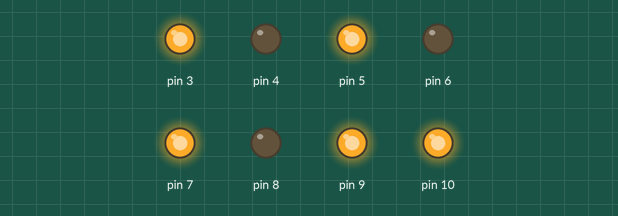
This sketch was run on a simulated Arduino Uno, built with avr-gcc and run on an emulated ATmega328P. Parts: output pins drawn as LEDs (lit = HIGH).

Above: at 0.05 s.
At 0.35 s:
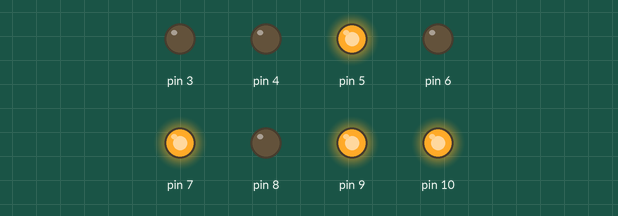
At 0.8 s:
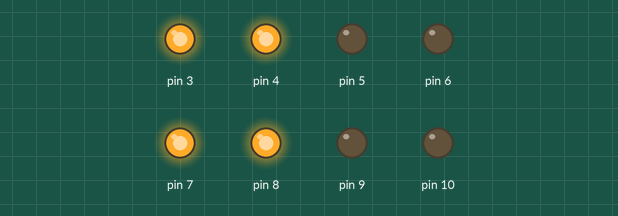
At 1.55 s:
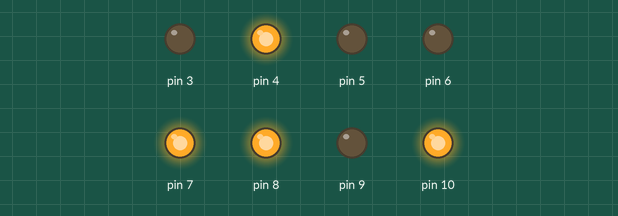
At 1.85 s:
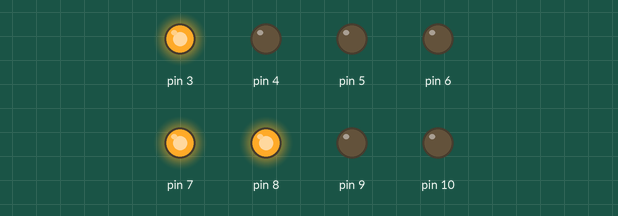
At 2.9 s:
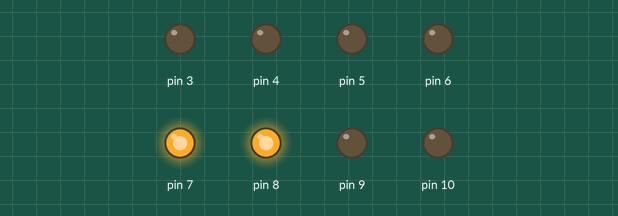
Timing chart, 0 to 3.2 s (numbered marks = the images above):
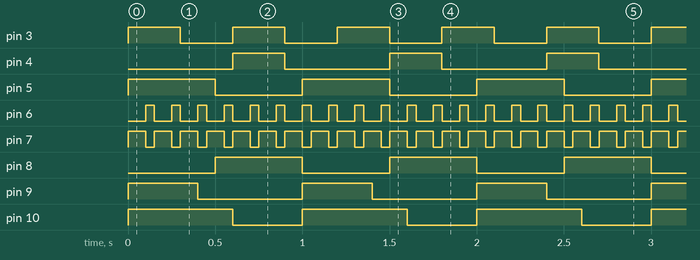

The sketch:

Multi_Blink1.ino
```cpp
// Multi_Blink
//
// Blink lots of LEDs at different frequencies simultaneously
//
// Marco Colli - May 2012
//
// Demonstrates the way to carry out multiple time based tasks without using the delay() function
// Demonstrates the use of structures (and structures within structures)
// Demonstrates a data driven approach to programming to create compact, reusable code
//

#include "Multi_Blink1.h"  // type definitions

// Blink Table T - Modify this table to suit whatever the output requirements are
// Add or delete lines as required to achieve the desired effects.
//
ledTable  T[] =
//Pin  St   State 0      State 1  LastTime
{
  { 3, 0, {{HIGH, 300}, {LOW, 300}}, 0 },
  { 4, 1, {{HIGH, 300}, {LOW, 600}}, 0 },
  { 5, 0, {{HIGH, 500}, {LOW, 500}}, 0 },
  { 6, 1, {{HIGH,  50}, {LOW, 100}}, 0 },
  { 7, 0, {{HIGH, 100}, {LOW,  50}}, 0 },
  { 8, 1, {{HIGH, 500}, {LOW, 500}}, 0 },
  { 9, 0, {{HIGH, 400}, {LOW, 600}}, 0 },
  {10, 0, {{HIGH, 600}, {LOW, 400}}, 0 },
};

// Self adjusting constants for loop indexes
#define  MAX_STATE  (sizeof(T[0].state)/sizeof(stateDef))
#define  MAX_LED    (sizeof(T)/sizeof(ledTable))

void setup()
{
  for (int i=0; i < MAX_LED; i++)
  {
    pinMode(T[i].ledPin, OUTPUT);

    T[i].lastTransTime = millis();
    digitalWrite(T[i].ledPin, T[i].state[T[i].currentState].activeVal);
  }
}

void loop()
{
  for (int i=0; i < MAX_LED; i++)
  {
    // check if the state active time has expired (ie, it is less than current time)
    if (millis() >= T[i].lastTransTime + T[i].state[T[i].currentState].activeTime)
    {
      // switch to the next state with wrapround
      T[i].currentState = (T[i].currentState + 1) % MAX_STATE;

      // write out the next state value
      T[i].lastTransTime = millis();
      digitalWrite(T[i].ledPin, T[i].state[T[i].currentState].activeVal);
    }
  }
}
```

Multi_Blink1.h
```cpp
// Multi_Blink.h
//
// Blink lots of LEDs at diffreent frequencies simultaneously
//
// Header file is required to be able to define the structured types
//
#include <Arduino.h>

#ifndef  MULTIBLINKH
#define  MULTIBLINKH

typedef struct
{
  uint8_t  activeVal;     // digital value for this state to be active (HIGH/LOW)
  uint16_t activeTime;    // time to stay active in this state stay in milliseconds
} stateDef;

typedef struct
{
  uint8_t  ledPin;         // Arduino I/O pin number
  uint8_t  currentState;   // current active state
  stateDef state[2];       // the ON and OFF state definitions. Add more states if required
  uint32_t lastTransTime;  // the 'time' of the last state transition - saves the millis() value
} ledTable;

#endif
```

Measured:
- by itself, pin 3: alternates HIGH for 0.30 s and LOW for 0.30 s
- by itself, pin 4: alternates HIGH for 0.30 s and LOW for 0.60 s
- by itself, pin 5, pin 8: alternates HIGH for 0.50 s and LOW for 0.50 s
- by itself, pin 6: alternates HIGH for 0.05 s and LOW for 0.10 s
- by itself, pin 7: alternates HIGH for 0.10 s and LOW for 0.05 s
- by itself, pin 9: alternates HIGH for 0.40 s and LOW for 0.60 s
- by itself, pin 10: alternates HIGH for 0.60 s and LOW for 0.40 s
